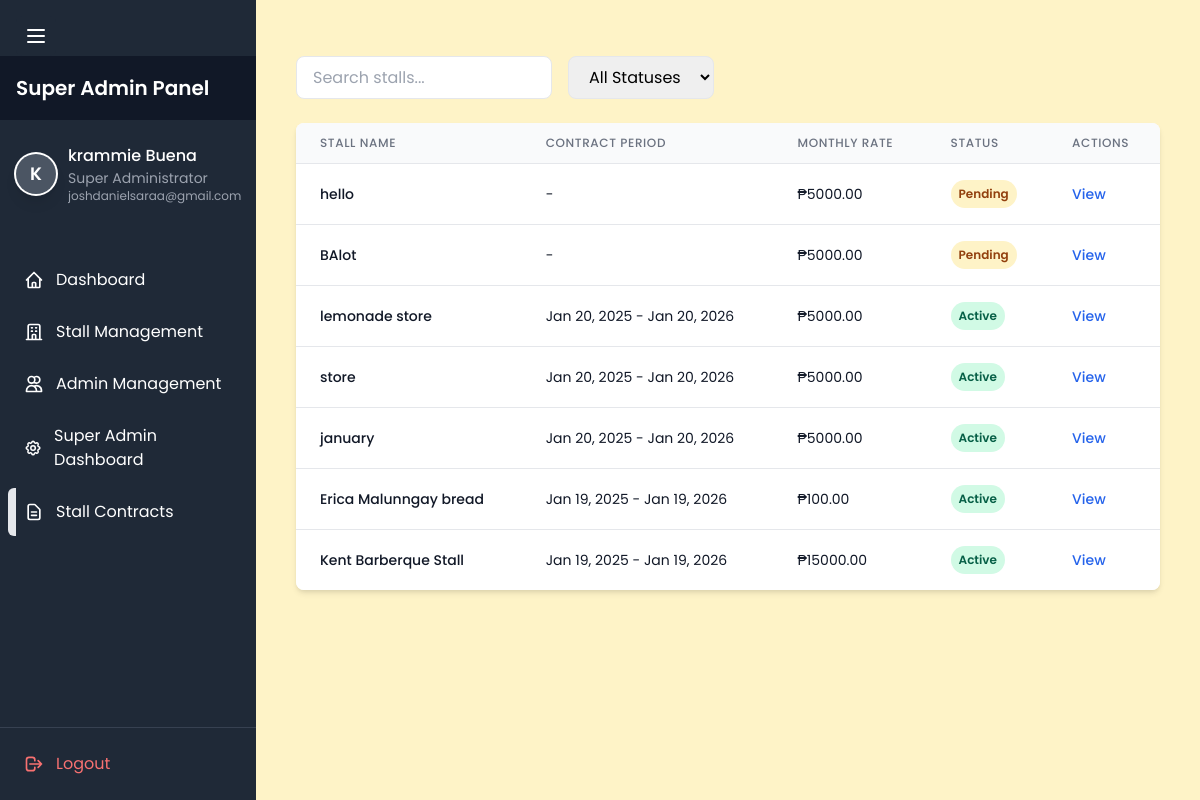
Before: /superadmin/contracts/ (signed in) with the older database file.
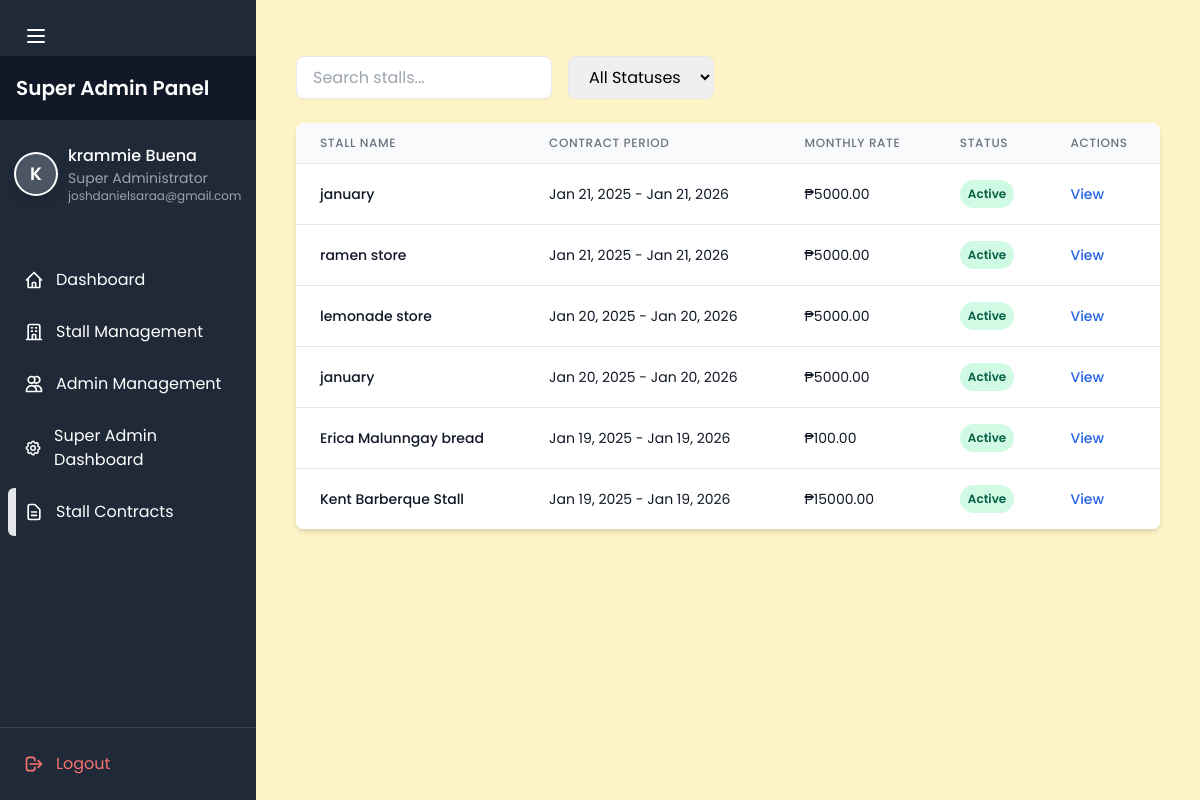
After: the same page with the newer database file.
### TriadApp/models.py (models this page shows, shortened)
class CustomUser(AbstractUser):
    middle_name = models.CharField(max_length=50, blank=True, null=True)
    gender = models.CharField(max_length=10, blank=True, null=True)
    birthdate = models.DateField(null=True, blank=True)
    phone = models.CharField(max_length=15, blank=True, null=True)
    address = models.TextField(blank=True, null=True)
    profile_image = models.ImageField(upload_to='profile_images/', blank=True, null=True)
    groups = models.ManyToManyField(
        'auth.Group',
        related_name='custom_user_set',
        blank=True,
        help_text='The groups this user belongs to. A user will get all permissions granted to each of their groups.',
        verbose_name='groups',
    )
    user_permissions = models.ManyToManyField(
        'auth.Permission',
        related_name='custom_user_set',
        blank=True,
        help_text='Specific permissions for this user.',
        verbose_name='user permissions',
    )
    class Meta:
        db_table = 'custom_user'

class StallContract(models.Model):
    PAYMENT_STATUS = [
        ('pending', 'Pending'),
        ('paid', 'Paid'),
        ('overdue', 'Overdue')
    ]
    stall = models.ForeignKey(Stall, on_delete=models.CASCADE, related_name='contracts')
    start_date = models.DateField(null=True, blank=True)  # Allow null for initial creation
    duration_months = models.IntegerField()
    monthly_rate = models.DecimalField(max_digits=10, decimal_places=2)
    payment_status = models.CharField(max_length=20, choices=PAYMENT_STATUS, default='pending')
    created_at = models.DateTimeField(auto_now_add=True)
    updated_at = models.DateTimeField(auto_now=True)
    @property
    def end_date(self):
        if self.start_date:
            return self.start_date + timedelta(days=365)  # Exactly 1 year
        return None
    class Meta:
        ordering = ['-created_at']

class Stall(models.Model):
    store_id = models.UUIDField(default=uuid.uuid4, editable=False, unique=True)
    name = models.CharField(max_length=255)
    logo = models.ImageField(upload_to='stall_logos/')
    contact_number = models.CharField(max_length=15)
    is_active = models.BooleanField(default=True)  # Add is_active field with default value True

### TriadApp/super_admin.py (the view)
# urls.py: path('superadmin/contracts/', super_admin.manage_contracts,name='manage_contracts'),
@superuser_required
def manage_contracts(request):
    current_date = timezone.now().date()
    contracts = StallContract.objects.select_related('stall').all()
    for contract in contracts:
        if not contract.start_date:
            contract.status = 'pending'
        else:
            contract_end = contract.start_date + timedelta(days=365)  # Fixed to 1 year
            if current_date > contract_end:
                contract.status = 'expired'
                contract.payment_status = 'expired'
                contract.save()
                if contract.stall.is_active:
                    contract.stall.is_active = False
                    contract.stall.save()
            else:
                contract.status = 'active'
    context = {
        'contracts': contracts,
        'super_admin': request.user,
        'current_date': current_date
    }
    return render(request, 'TriadApp/superadmin/contracts.html', context)

### TriadApp/templates/TriadApp/superadmin/contracts.html (shortened to what this page needs)
{% extends 'TriadApp/superadmin/super_admin.html' %}
{% load static %}
{% block content %}
<div class="container mx-auto px-4 py-8">
    <div class="mb-6 flex gap-4">
        <input type="text" id="searchInput" placeholder="Search stalls..."
               class="px-4 py-2 border rounded-lg w-64">
        <select id="statusFilter" class="px-4 py-2 border rounded-lg">
            <option value="">All Statuses</option>
        </select>
    </div>
    <div class="bg-white shadow-md rounded-lg overflow-hidden">
        <table class="min-w-full divide-y divide-gray-200">
            <thead class="bg-gray-50">
                <tr>
                    <th class="px-6 py-3 text-left text-xs font-medium text-gray-500 uppercase tracking-wider">
                        Stall Name
                    </th>
                    <th class="px-6 py-3 text-left text-xs font-medium text-gray-500 uppercase tracking-wider">
                        Contract Period
                    </th>
                    <th class="px-6 py-3 text-left text-xs font-medium text-gray-500 uppercase tracking-wider">
                        Monthly Rate
                    </th>
                    <th class="px-6 py-3 text-left text-xs font-medium text-gray-500 uppercase tracking-wider">
                        Status
                    </th>
                    <th class="px-6 py-3 text-left text-xs font-medium text-gray-500 uppercase tracking-wider">
                        Actions
                    </th>
                </tr>
            </thead>
            <tbody class="bg-white divide-y divide-gray-200">
                {% for contract in contracts %}
                <tr>
                    <td class="px-6 py-4 whitespace-nowrap">
                        <div class="text-sm font-medium text-gray-900">{{ contract.stall.name }}</div>
                    </td>
                    <td class="px-6 py-4 whitespace-nowrap">
                        <div class="text-sm text-gray-900">
                            {{ contract.start_date|date:"M d, Y" }} - {{ contract.end_date|date:"M d, Y" }}
                        </div>
                    </td>
                    <td class="px-6 py-4 whitespace-nowrap">
                        <div class="text-sm text-gray-900">₱{{ contract.monthly_rate }}</div>
                    </td>
                    <td class="px-6 py-4 whitespace-nowrap text-sm text-gray-500">
                        {% if contract.status == 'expired' %}
                            <span class="px-2 py-1 inline-flex text-xs leading-5 font-semibold rounded-full bg-red-100 text-red-800">
                                Expired
                            </span>
                            <button onclick="showRenewModal('{{ contract.id }}')"
                                    class="ml-2 bg-green-500 hover:bg-green-700 text-white font-bold py-1 px-3 rounded text-xs">
                                Renew
                            </button>
                        {% elif contract.status == 'active' %}
                            <span class="px-2 py-1 inline-flex text-xs leading-5 font-semibold rounded-full bg-green-100 text-green-800">
                                Active
                            </span>
                        {% else %}
                            <span class="px-2 py-1 inline-flex text-xs leading-5 font-semibold rounded-full bg-yellow-100 text-yellow-800">
                                Pending
                            </span>
                        {% endif %}
                    </td>
                    <td class="px-6 py-4 whitespace-nowrap text-sm font-medium">
                        <a href="{% url 'contract_details' contract.id %}"
                           class="text-blue-600 hover:text-blue-900 mr-3">View</a>
                    </td>
                </tr>
                {% empty %}
                <tr>
                    <td colspan="5" class="px-6 py-4 text-center text-gray-500">
                        No contracts found
                    </td>
                </tr>
                {% endfor %}
            </tbody>
        </table>
    </div>
</div>
{% endblock %}

### TriadApp/templates/TriadApp/superadmin/super_admin.html (shortened to what this page needs)
<!DOCTYPE html>
<html lang="en">
<head>
    <link href="https://cdn.jsdelivr.net/npm/tailwindcss@2.2.16/dist/tailwind.min.css" rel="stylesheet">
</head>
<body class="bg-yellow-100">
    <div class="flex">
        <button id="sidebarToggle" class="fixed top-4 left-4 z-50 p-2 bg-gray-800 text-white rounded-md hover:bg-gray-700">
            <svg class="w-6 h-6" fill="none" stroke="currentColor" viewBox="0 0 24 24">
                <path stroke-linecap="round" stroke-linejoin="round" stroke-width="2" d="M4 6h16M4 12h16M4 18h16" />
            </svg>
        </button>
        <div id="sidebar" class="fixed inset-y-0 left-0 w-64 bg-gray-800 transform transition-transform duration-200 ease-in-out overflow-y-auto flex flex-col">
            <div class="flex items-center h-16 px-4 bg-gray-900 text-white mt-14">
                <div class="flex items-center">
                    <span class="text-xl font-semibold">Super Admin Panel</span>
                </div>
            </div>
            <div class="flex-grow">
                <div class="px-4 py-6 text-white">
                    <div class="flex items-center space-x-3 mb-3">
                        <a href="{% url 'super_admin_profile' %}" class="flex items-center space-x-3 hover:opacity-80 transition-opacity">
                            <div class="flex-shrink-0">
                                {% if request.user.profile_image %}
                                    <div class="w-10 h-10 rounded-full overflow-hidden ring-2 ring-white shadow-lg">
                                        <img src="{{ request.user.profile_image.url }}"
                                             alt="Profile Picture"
                                             class="w-full h-full object-cover">
                                    </div>
                                {% else %}
                                    <div class="w-10 h-10 rounded-full overflow-hidden ring-2 ring-white shadow-lg bg-gray-600 flex items-center justify-center">
                                        <span class="text-lg font-semibold text-white">
                                            {{ request.user.first_name|first|default:"S"|upper }}
                                        </span>
                                    </div>
                                {% endif %}
                            </div>
                            <div class="overflow-hidden">
                                <p class="font-medium">{{ request.user.first_name }} {{ request.user.last_name }}</p>
                                <p class="text-sm text-gray-400">Super Administrator</p>
                                <p class="text-xs text-gray-400 ">{{ request.user.email }}</p>
                            </div>
                        </a>
                    </div>
                </div>
                <nav class="px-2 py-4 space-y-1">
                    <a href="{% url 'super_admin' %}"
                       class="flex items-center px-4 py-3 text-white rounded-md {% if request.resolver_match.url_name == 'super_admin' %}bg-[#7D5E40] border-l-8 border-[#FAF6F1] pl-2{% else %}hover:bg-[#7D5E40]{% endif %}">
                        <svg class="w-5 h-5 mr-3" fill="none" stroke="currentColor" viewBox="0 0 24 24">
                            <path stroke-linecap="round" stroke-linejoin="round" stroke-width="2"
                                  d="M3 12l2-2m0 0l7-7 7 7M5 10v10a1 1 0 001 1h3m10-11l2 2m-2-2v10a1 1 0 01-1 1h-3m-6 0a1 1 0 001-1v-4a1 1 0 011-1h2a1 1 0 011 1v4a1 1 0 001 1m-6 0h6"></path>
                        </svg>
                        Dashboard
                    </a>
                    <a href="{% url 'add_stall' %}"
                       class="flex items-center px-4 py-3 text-white rounded-md {% if request.resolver_match.url_name == 'add_stall' %}bg-[#7D5E40] border-l-8 border-[#FAF6F1] pl-2{% else %}hover:bg-[#7D5E40]{% endif %}">
                        <svg class="w-5 h-5 mr-3" fill="none" stroke="currentColor" viewBox="0 0 24 24">
                            <path stroke-linecap="round" stroke-linejoin="round" stroke-width="2"
                                  d="M19 21V5a2 2 0 00-2-2H7a2 2 0 00-2 2v16m14 0h2m-2 0h-5m-9 0H3m2 0h5M9 7h1m-1 4h1m4-4h1m-1 4h1m-5 10v-5a1 1 0 011-1h2a1 1 0 011 1v5m-4 0h4"></path>
                        </svg>
                        Stall Management
                    </a>
                    <a href="{% url 'register_admin' %}"
                       class="flex items-center px-4 py-3 text-white rounded-md {% if request.resolver_match.url_name == 'register_admin' %}bg-[#7D5E40] border-l-8 border-[#FAF6F1] pl-2{% else %}hover:bg-[#7D5E40]{% endif %}">
                        <svg class="w-5 h-5 mr-3" fill="none" stroke="currentColor" viewBox="0 0 24 24">
                            <path stroke-linecap="round" stroke-linejoin="round" stroke-width="2"
                                  d="M12 4.354a4 4 0 110 5.292M15 21H3v-1a6 6 0 0112 0v1zm0 0h6v-1a6 6 0 00-9-5.197M13 7a4 4 0 11-8 0 4 4 0 018 0z"></path>
                        </svg>
                        Admin Management
                    </a>
                    <a href="{% url 'admin:index' %}"
                       class="flex items-center px-4 py-3 text-white rounded-md {% if request.resolver_match.url_name == 'admin:index' %}bg-[#7D5E40] border-l-8 border-[#FAF6F1] pl-2{% else %}hover:bg-[#7D5E40]{% endif %}">
                        Super Admin Dashboard
                    </a>
                    <a href="{% url 'manage_contracts' %}"
                       class="flex items-center px-4 py-3 text-white rounded-md {% if request.resolver_match.url_name == 'manage_contracts' %}bg-[#7D5E40] border-l-8 border-[#FAF6F1] pl-2{% else %}hover:bg-[#7D5E40]{% endif %}">
                        <svg class="w-5 h-5 mr-3" fill="none" stroke="currentColor" viewBox="0 0 24 24">
                            <path stroke-linecap="round" stroke-linejoin="round" stroke-width="2"
                                  d="M9 12h6m-6 4h6m2 5H7a2 2 0 01-2-2V5a2 2 0 012-2h5.586a1 1 0 01.707.293l5.414 5.414a1 1 0 01.293.707V19a2 2 0 01-2 2z"></path>
                        </svg>
                        Stall Contracts
                    </a>
                </nav>
            </div>
            <div class="px-2 py-4 border-t border-gray-700 bg-gray-800 sticky bottom-0">
                <a href="#" onclick="confirmLogout(event)" class="flex items-center px-4 py-2 text-red-400 hover:bg-gray-700 hover:text-red-300 rounded-md">
                    <svg class="w-5 h-5 mr-3" fill="none" stroke="currentColor" viewBox="0 0 24 24">
                        <path stroke-linecap="round" stroke-linejoin="round" stroke-width="2" d="M17 16l4-4m0 0l-4-4m4 4H7m6 4v1a3 3 0 01-3 3H6a3 3 0 01-3-3V7a3 3 0 013-3h4a3 3 0 013 3v1"></path>
                    </svg>
                    Logout
                </a>
            </div>
        </div>
        <div id="mainContent" class="flex-1 ml-64 p-6 transition-all duration-200 ease-in-out">
            {% block content %}{% endblock %}
</body>
</html>

### TriadApp/templates/TriadApp/superadmin/super_admin.html (style rules this page uses)
* { font-family: 'Poppins', sans-serif; }

Changed rows visible on the page:
removed StallContract: stall.name "hello", monthly_rate "5000.00", shows "Pending"
removed StallContract: stall.name "BAlot", monthly_rate "5000.00", shows "Pending"
removed StallContract: stall.name "store", start_date "Jan 20, 2025", end_date "Jan 20, 2026", monthly_rate "5000.00", shows "Active"
added StallContract: stall.name "january", start_date "Jan 21, 2025", end_date "Jan 21, 2026", monthly_rate "5000.00", shows "Active"
added StallContract: stall.name "ramen store", start_date "Jan 21, 2025", end_date "Jan 21, 2026", monthly_rate "5000.00", shows "Active"
